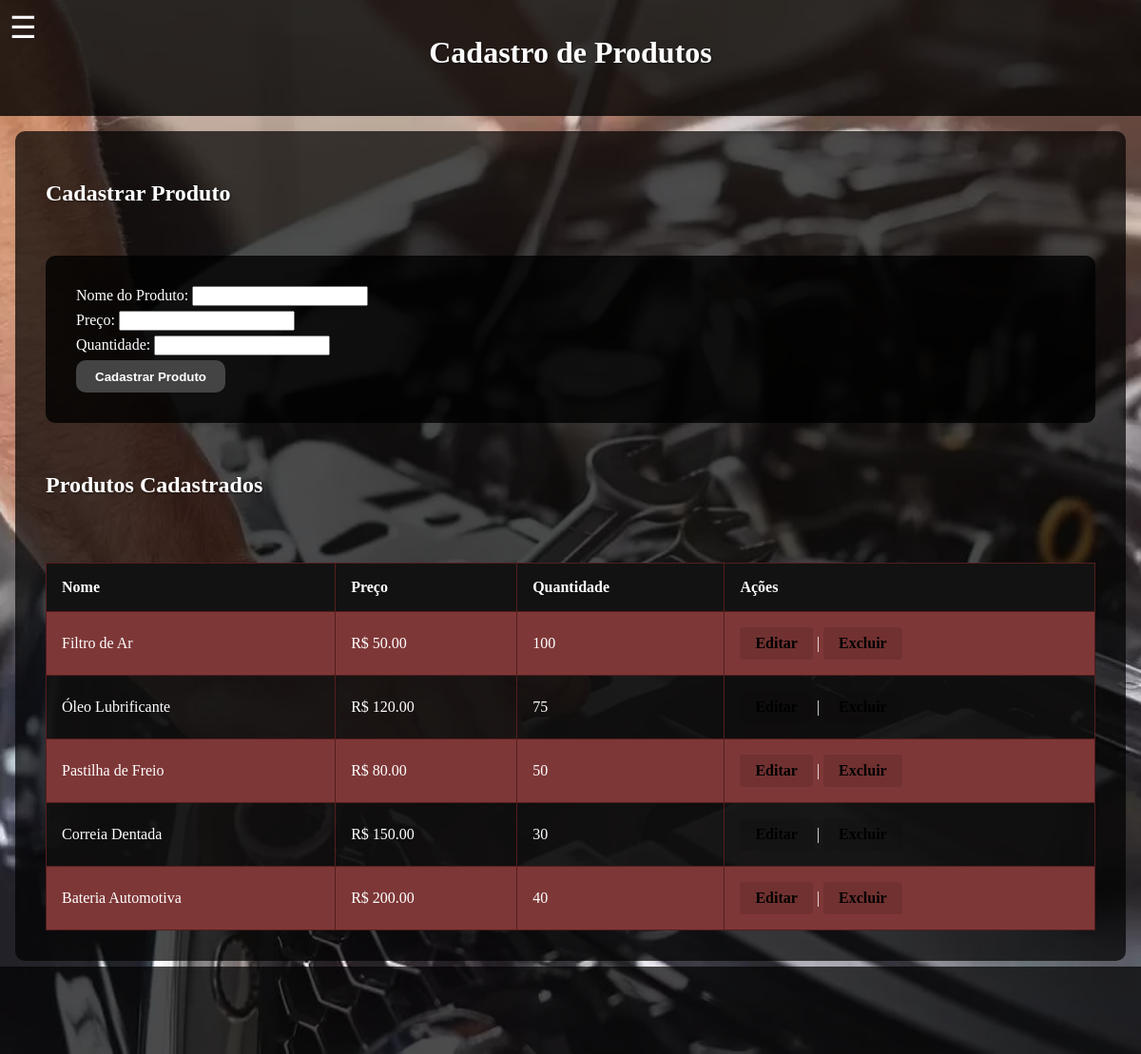
The page /cadastro_produto.php (signed in) on the database its author committed.
### tables this page shows
CREATE TABLE produtos (
    id INT AUTO_INCREMENT PRIMARY KEY,
    nome VARCHAR(255) NOT NULL,
    preco DECIMAL(10, 2) NOT NULL,
    quantidade INT
);

### cadastro_produto.php (the view, shortened to what this page needs)
<?php
include 'dbConexao.php';
?>
<!DOCTYPE html>
<html lang="pt-BR">
<head>
    <link rel="stylesheet" href="style.css">
</head>
<body>
    <header>
        <div class="menu-icon" onclick="toggleMenu()" aria-label="Abrir menu">&#9776;</div>
        <h1>Cadastro de Produtos</h1>
    </header>
    <main>
        <h2><?php echo isset($produto) ? 'Editar Produto' : 'Cadastrar Produto'; ?></h2>
        <form method="POST">
            <div class="form-group">
                <label for="produto_nome">Nome do Produto:</label>
                <input type="text" id="produto_nome" name="produto_nome" value="<?php echo isset($produto) ? $produto['nome'] : ''; ?>" required>
            </div>
            <div class="form-group">
                <label for="produto_preco">Preço:</label>
                <input type="number" step="0.01" id="produto_preco" name="produto_preco" value="<?php echo isset($produto) ? $produto['preco'] : ''; ?>" required>
            </div>
            <div class="form-group">
                <label for="produto_quantidade">Quantidade:</label>
                <input type="number" id="produto_quantidade" name="produto_quantidade" value="<?php echo isset($produto) ? $produto['quantidade'] : ''; ?>" required>
            </div>
            <?php if (isset($produto)): ?>
                <input type="hidden" name="produto_id" value="<?php echo $produto['id']; ?>">
                <button type="submit">Atualizar Produto</button>
            <?php else: ?>
                <button type="submit">Cadastrar Produto</button>
            <?php endif; ?>
        </form>
        <h2>Produtos Cadastrados</h2>
        <table>
            <tr>
                <th>Nome</th>
                <th>Preço</th>
                <th>Quantidade</th>
                <th>Ações</th>
            </tr>
            <?php
            $produtosQuery = "SELECT * FROM produtos";
            $produtosResult = $conn->query($produtosQuery);
            while ($row = $produtosResult->fetch_assoc()) {
                echo "<tr>
                    <td>{$row['nome']}</td>
                    <td>R$ {$row['preco']}</td>
                    <td>{$row['quantidade']}</td>
                    <td>
                        <a href='cadastro_produto.php?edit_product={$row['id']}' class='action-button'>Editar</a> |
                        <a href='cadastro_produto.php?delete_product={$row['id']}' onclick='return confirm(\"Tem certeza que deseja excluir este produto?\");' class='action-button delete'>Excluir</a>
                    </td>
                </tr>";
            }
            ?>
        </table>
    </main>
    <footer>
        <p>&copy; 2024 Oficina Mecânica - Qualidade que você pode confiar.</p>
    </footer>
</body>
</html>

### style.css (style rules this page uses)
body { margin: 0; padding: 0; background: url('oficina.jpg') no-repeat center center fixed; background-size: cover; color: #fff; }
header { background-color: rgba(0, 0, 0, 0.8); color: #fff; padding: 1em; position: relative; text-align: center; }
header h1 { margin-bottom: 1em; }
.menu-icon { font-size: 2em; cursor: pointer; display: block; position: absolute; top: 10px; left: 10px; }
main { padding: 2em; display: flex; flex-direction: column; gap: 2em; background: rgba(0, 0, 0, 0.7); margin: 1em; border-radius: 10px; }
form { background: rgba(0, 0, 0, 0.8); padding: 2em; border-radius: 10px; color: #fff; }
footer { text-align: center; padding: 1em; background: rgba(0, 0, 0, 0.8); position: relative; bottom: 0; color: #fff; }
button { background-color: #444; color: #fff; border: none; padding: 0.5em 1em; cursor: pointer; border-radius: 15px; }
h1, h2, p, label { text-shadow: 1px 1px 3px rgba(0, 0, 0, 0.5); }
table { width: 100%; border-collapse: collapse; margin-top: 1em; background: rgba(17, 16, 16, 0.8); border-radius: 10px; }
table th, table td { padding: 1em; text-align: left; border: 1px solid #551d1d; }
table th { background: #131212; color: white; }
table tr:nth-child(even) { background: #7e3737; }
.action-button { background-color: rgba(0, 0, 0, 0.10); color: #000; border: none; padding: 0.5em 1em; border-radius: 3px; cursor: pointer; font-weight: bold; text-decoration: none; display: inline-block; }
form button { background-color: rgba (0, 0, 0, 0.7); color: white; padding: 0.7em 1.5em; border-radius: 10px; border: none; font-weight: bold; cursor: pointer; }
.form-group { margin-bottom: 5px; }

### rows shown on the page
produtos: nome "Filtro de Ar", preco "50.00", quantidade "100"
produtos: nome "Óleo Lubrificante", preco "120.00", quantidade "75"
produtos: nome "Pastilha de Freio", preco "80.00", quantidade "50"
produtos: nome "Correia Dentada", preco "150.00", quantidade "30"
produtos: nome "Bateria Automotiva", preco "200.00", quantidade "40"
